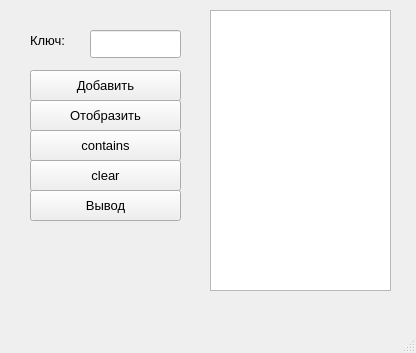
<?xml version="1.0" encoding="UTF-8"?>
<ui version="4.0">
 <class>MainWindow</class>
 <widget class="QMainWindow" name="MainWindow">
  <property name="geometry">
   <rect>
    <x>0</x>
    <y>0</y>
    <width>416</width>
    <height>353</height>
   </rect>
  </property>
  <property name="windowTitle">
   <string>MainWindow</string>
  </property>
  <widget class="QWidget" name="centralwidget">
   <widget class="QTextEdit" name="show_list">
    <property name="geometry">
     <rect>
      <x>210</x>
      <y>10</y>
      <width>181</width>
      <height>281</height>
     </rect>
    </property>
   </widget>
   <widget class="QLabel" name="label">
    <property name="geometry">
     <rect>
      <x>30</x>
      <y>20</y>
      <width>51</width>
      <height>41</height>
     </rect>
    </property>
    <property name="font">
     <font>
      <pointsize>10</pointsize>
     </font>
    </property>
    <property name="text">
     <string>Ключ:</string>
    </property>
   </widget>
   <widget class="QPushButton" name="add">
    <property name="geometry">
     <rect>
      <x>30</x>
      <y>70</y>
      <width>151</width>
      <height>31</height>
     </rect>
    </property>
    <property name="font">
     <font>
      <pointsize>10</pointsize>
     </font>
    </property>
    <property name="text">
     <string>Добавить</string>
    </property>
   </widget>
   <widget class="QLineEdit" name="key_le">
    <property name="geometry">
     <rect>
      <x>90</x>
      <y>30</y>
      <width>91</width>
      <height>28</height>
     </rect>
    </property>
   </widget>
   <widget class="QPushButton" name="deploy">
    <property name="geometry">
     <rect>
      <x>30</x>
      <y>100</y>
      <width>151</width>
      <height>31</height>
     </rect>
    </property>
    <property name="font">
     <font>
      <pointsize>10</pointsize>
     </font>
    </property>
    <property name="text">
     <string>Отобразить</string>
    </property>
   </widget>
   <widget class="QPushButton" name="deploy_2">
    <property name="geometry">
     <rect>
      <x>30</x>
      <y>190</y>
      <width>151</width>
      <height>31</height>
     </rect>
    </property>
    <property name="font">
     <font>
      <pointsize>10</pointsize>
     </font>
    </property>
    <property name="text">
     <string>Вывод</string>
    </property>
   </widget>
   <widget class="QPushButton" name="deploy_3">
    <property name="geometry">
     <rect>
      <x>30</x>
      <y>160</y>
      <width>151</width>
      <height>31</height>
     </rect>
    </property>
    <property name="font">
     <font>
      <pointsize>10</pointsize>
     </font>
    </property>
    <property name="text">
     <string>clear</string>
    </property>
   </widget>
   <widget class="QPushButton" name="deploy_4">
    <property name="geometry">
     <rect>
      <x>30</x>
      <y>130</y>
      <width>151</width>
      <height>31</height>
     </rect>
    </property>
    <property name="font">
     <font>
      <pointsize>10</pointsize>
     </font>
    </property>
    <property name="text">
     <string>contains</string>
    </property>
   </widget>
  </widget>
  <widget class="QMenuBar" name="menubar">
   <property name="geometry">
    <rect>
     <x>0</x>
     <y>0</y>
     <width>416</width>
     <height>25</height>
    </rect>
   </property>
  </widget>
  <widget class="QStatusBar" name="statusbar"/>
 </widget>
 <resources/>
 <connections/>
</ui>
